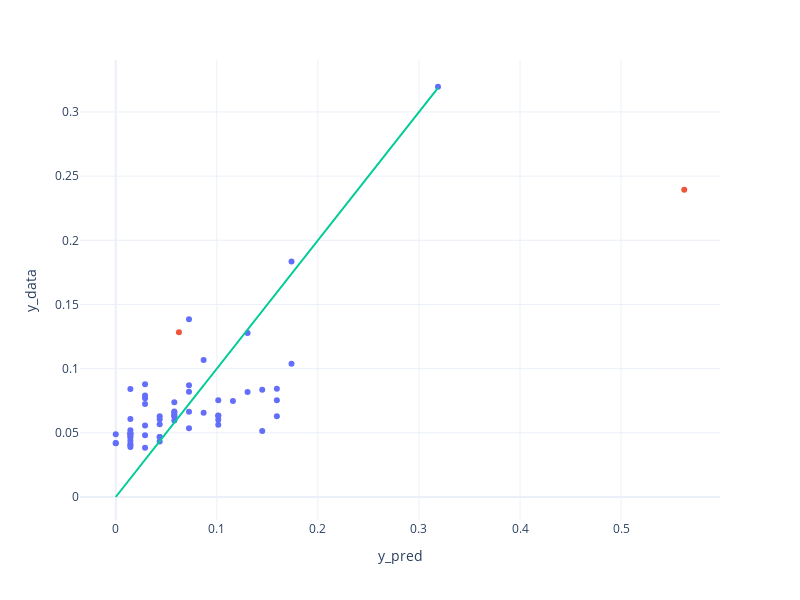

The notebook cell this image was saved under:
### Markdown cell above
## Visualize Parity Plot

### Code cell
# GET DATA
# GENERATE PLOTLY FIGURE

fig = px.scatter(x=trainY,y=train_predict,height=600,width=800)
fig.add_scatter(x=testY,y=test_predict,mode="markers")
fig.add_scatter(x=trainY,y=trainY, mode='lines')

fig.update_layout(
    xaxis_title="y_pred",
    yaxis_title="y_data",
    template="plotly_white",
    showlegend=False
)

fig.show()
